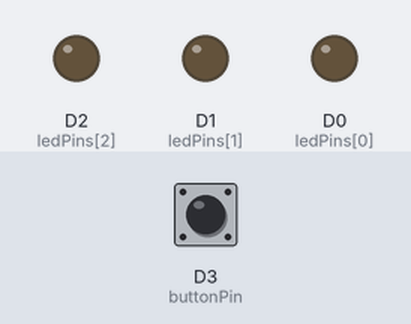
Recording of a sketch running on a simulated ESP8266 (NodeMCU). On the bench: output pins drawn as LEDs (lit = HIGH). The test bench sets the inputs (shaded band); at power-on: D3 (buttonPin) HIGH.

Above: at 1.2 s.
1.3 s: D3 (buttonPin) pulled LOW for 0.15 s
At 1.7 s:
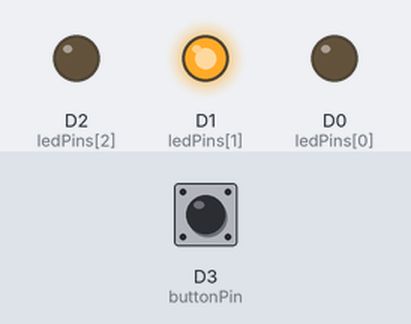
2.9 s: D3 (buttonPin) pulled LOW for 1 s
At 4.2 s:
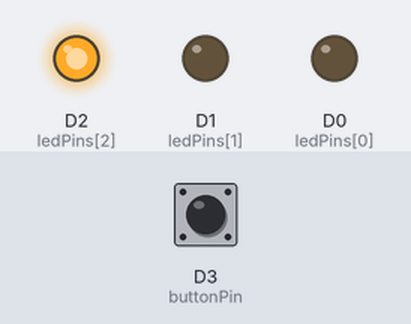
5.4 s: D3 (buttonPin) pulled LOW for 0.15 s
At 6.1 s:
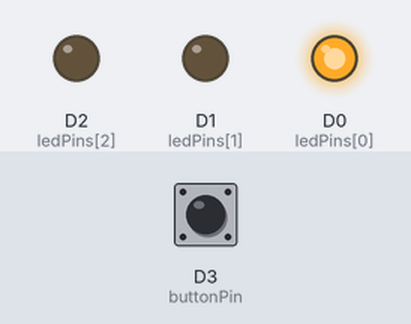
7.0 s: D3 (buttonPin) pulled LOW for 3.2 s
At 7.3 s:
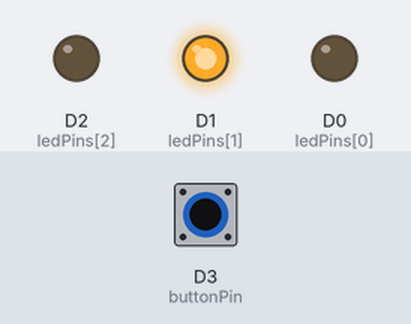
Timing chart, 0 to 10.0 s (numbered marks = the images above; inputs shaded):
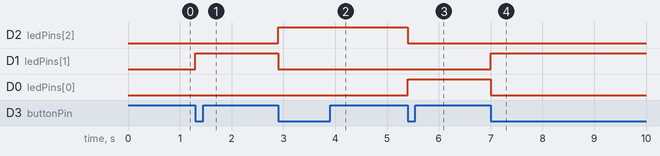

Measured:
- after the input at 1.3 s, D1 (ledPins[1]): LOW → HIGH at once
- after the input at 2.9 s, D2 (ledPins[2]): LOW → HIGH at once; D1 (ledPins[1]): HIGH → LOW at once
- after the input at 5.4 s, D2 (ledPins[2]): HIGH → LOW at once; D0 (ledPins[0]): LOW → HIGH at once
- after the input at 7.0 s, D1 (ledPins[1]): LOW → HIGH at once; D0 (ledPins[0]): HIGH → LOW at once

The sketch:

Task4.ino
```cpp
// Реализовать задание из пункта №3, но с использованием аппаратного прерывания при нажатии на кнопку вместо использования функции digitalRead;
const int ledPins[] = {D0, D1, D2};
const int buttonPin = D3;
volatile int currentLED = 0;

void setup() {
  for (int i = 0; i < 3; i++) {
    pinMode(ledPins[i], OUTPUT);
  }
  pinMode(buttonPin, INPUT_PULLUP);
  attachInterrupt(digitalPinToInterrupt(buttonPin), handleButtonPress, FALLING);
}

void loop() {
  // Пустой цикл, светодиоды управляются через прерывание
}

void handleButtonPress() {
  digitalWrite(ledPins[currentLED], LOW);
  currentLED = (currentLED + 1) % 3;
  digitalWrite(ledPins[currentLED], HIGH);
}
```
